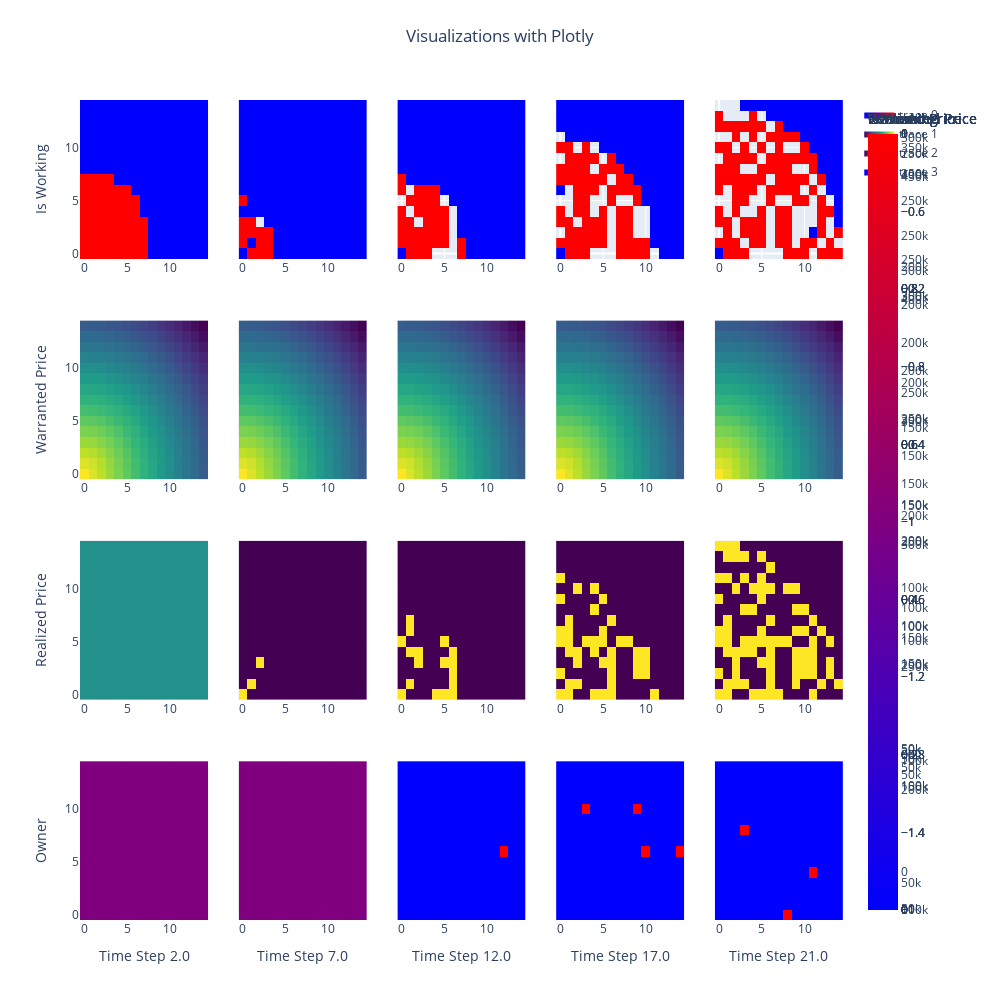

The notebook cell saved with this chart:
### Code cell
# Heatmap grid fast, plotly - 5 plots 5 data

# Define the names for each row
row_names = ['Is Working', 'Warranted Price', 'Realized Price', 'Owner']

# Create subplots with Plotly
fig = sp.make_subplots(rows=4, cols=time_steps_to_plot, shared_yaxes=True)

# Define a custom color scale for the heatmap
color_scale = [[0, 'blue'], [1, 'red']]

# Create a list to store the titles for the columns
column_titles = []

# Set a fixed height for each row
row_height = 0.2  # You can adjust the height as needed

for i in range(time_steps_to_plot):
    time_step_index = min(i * time_step_interval, num_person_time_steps - 1)
    time_step = person_time_steps[time_step_index]
    person_agents = person_df.query("time_step == @time_step")
    land_agents = land_df.query("time_step == @time_step")

    # Calculate the number of rows and columns for each subplot
    num_rows, num_cols = 2, 3  # You can adjust these values to your preference

    # Create y-axis titles for the first plot in each row
    y_titles = [row_names[j] if j == 0 else '' for j in range(4)]

    # Create an Is Working Heatmap with square aspect ratio and a colorbar
    heatmap1 = go.Heatmap(
        x=person_agents['x'],
        y=person_agents['y'],
        z=person_agents['is_working'],
        colorscale=color_scale,
        colorbar=dict(title='Is Working'),
        showlegend=(i == 0)  # Show legend for the first plot in each row
    )
    fig.add_trace(heatmap1, row=1, col=i+1)

    # Create a Warranted Price Heatmap with square aspect ratio and a colorbar
    heatmap2 = go.Heatmap(
        x=land_agents['x'],
        y=land_agents['y'],
        z=land_agents['warranted_price'],
        colorscale='Viridis',
        colorbar=dict(title='Warranted Price'),
        showlegend=(i == 0)  # Show legend for the first plot in each row
    )
    fig.add_trace(heatmap2, row=2, col=i+1)

    # Create a Realized Price Heatmap with square aspect ratio and a colorbar
    heatmap3 = go.Heatmap(
        x=land_agents['x'],
        y=land_agents['y'],
        z=land_agents['realized_price'],
        colorscale='Viridis',
        colorbar=dict(title='Realized Price'),
        showlegend=(i == 0)  # Show legend for the first plot in each row
    )
    fig.add_trace(heatmap3, row=3, col=i+1)

    # Create an Owner Heatmap with square aspect ratio and a colorbar
    heatmap4 = go.Heatmap(
        x=land_agents['x'],
        y=land_agents['y'],
        z=land_agents['person_vs_investor_owner'],
        colorscale=color_scale,
        colorbar=dict(title='Owner'),
        showlegend=(i == 0)  # Show legend for the first plot in the last row
    )
    fig.add_trace(heatmap4, row=4, col=i+1)

    # Add the time step as a column title
    column_titles.append(f'Time Step {time_step}')

# Update the layout to set y-axis titles
for j, title in enumerate(row_names):
    fig.update_yaxes(title_text=title, row=j+1, col=1)

# Update the layout to set column titles
fig.update_layout(
    title_text="Visualizations with Plotly",
    width=1000,
    height=1000,  # Adjust the height as needed
    title_x=0.5,  # Center the title
    title_y=0.97,  # Adjust the title position
)

for i, title in enumerate(column_titles):
    fig.update_xaxes(title_text=title, row=4, col=i+1)

fig.show()

### Figure 1 — Plotly figure (JSON) as saved in the notebook; plotly's stock layout.template omitted (floating-point values rounded to 4 significant figures; data arrays with more than 128 entries replaced by an {"elided": "..."} marker saying what was removed)
{"data": [{"colorbar": {"title": {"text": "Is Working"}}, "colorscale": [[0, "blue"], [1, "red"]], "showlegend": true, "type": "heatmap", "x": {"elided": "225 int values"}, "xaxis": "x", "y": {"elided": "225 int values"}, "yaxis": "y", "z": {"elided": "225 int values"}}, {"colorbar": {"title": {"text": "Warranted Price"}}, "colorscale": [[0, "#440154"], [0.1111, "#482878"], [0.2222, "#3e4989"], [0.3333, "#31688e"], [0.4444, "#26828e"], [0.5556, "#1f9e89"], [0.6667, "#35b779"], [0.7778, "#6ece58"], [0.8889, "#b5de2b"], [1, "#fde725"]], "showlegend": true, "type": "heatmap", "x": {"elided": "225 int values"}, "xaxis": "x6", "y": {"elided": "225 int values"}, "yaxis": "y6", "z": {"elided": "225 float values"}}, {"colorbar": {"title": {"text": "Realized Price"}}, "colorscale": [[0, "#440154"], [0.1111, "#482878"], [0.2222, "#3e4989"], [0.3333, "#31688e"], [0.4444, "#26828e"], [0.5556, "#1f9e89"], [0.6667, "#35b779"], [0.7778, "#6ece58"], [0.8889, "#b5de2b"], [1, "#fde725"]], "showlegend": true, "type": "heatmap", "x": {"elided": "225 int values"}, "xaxis": "x11", "y": {"elided": "225 int values"}, "yaxis": "y11", "z": {"elided": "225 int values"}}, {"colorbar": {"title": {"text": "Owner"}}, "colorscale": [[0, "blue"], [1, "red"]], "showlegend": true, "type": "heatmap", "x": {"elided": "225 int values"}, "xaxis": "x16", "y": {"elided": "225 int values"}, "yaxis": "y16", "z": {"elided": "225 int values"}}, {"colorbar": {"title": {"text": "Is Working"}}, "colorscale": [[0, "blue"], [1, "red"]], "showlegend": false, "type": "heatmap", "x": {"elided": "253 int values"}, "xaxis": "x2", "y": {"elided": "253 int values"}, "yaxis": "y2", "z": {"elided": "253 int values"}}, {"colorbar": {"title": {"text": "Warranted Price"}}, "colorscale": [[0, "#440154"], [0.1111, "#482878"], [0.2222, "#3e4989"], [0.3333, "#31688e"], [0.4444, "#26828e"], [0.5556, "#1f9e89"], [0.6667, "#35b779"], [0.7778, "#6ece58"], [0.8889, "#b5de2b"], [1, "#fde725"]], "showlegend": false, "type": "heatmap", "x": {"elided": "225 int values"}, "xaxis": "x7", "y": {"elided": "225 int values"}, "yaxis": "y7", "z": {"elided": "225 float values"}}, {"colorbar": {"title": {"text": "Realized Price"}}, "colorscale": [[0, "#440154"], [0.1111, "#482878"], [0.2222, "#3e4989"], [0.3333, "#31688e"], [0.4444, "#26828e"], [0.5556, "#1f9e89"], [0.6667, "#35b779"], [0.7778, "#6ece58"], [0.8889, "#b5de2b"], [1, "#fde725"]], "showlegend": false, "type": "heatmap", "x": {"elided": "225 int values"}, "xaxis": "x12", "y": {"elided": "225 int values"}, "yaxis": "y12", "z": {"elided": "225 float values"}}, {"colorbar": {"title": {"text": "Owner"}}, "colorscale": [[0, "blue"], [1, "red"]], "showlegend": false, "type": "heatmap", "x": {"elided": "225 int values"}, "xaxis": "x17", "y": {"elided": "225 int values"}, "yaxis": "y17", "z": {"elided": "225 int values"}}, {"colorbar": {"title": {"text": "Is Working"}}, "colorscale": [[0, "blue"], [1, "red"]], "showlegend": false, "type": "heatmap", "x": {"elided": "261 int values"}, "xaxis": "x3", "y": {"elided": "261 int values"}, "yaxis": "y3", "z": {"elided": "261 int values"}}, {"colorbar": {"title": {"text": "Warranted Price"}}, "colorscale": [[0, "#440154"], [0.1111, "#482878"], [0.2222, "#3e4989"], [0.3333, "#31688e"], [0.4444, "#26828e"], [0.5556, "#1f9e89"], [0.6667, "#35b779"], [0.7778, "#6ece58"], [0.8889, "#b5de2b"], [1, "#fde725"]], "showlegend": false, "type": "heatmap", "x": {"elided": "225 int values"}, "xaxis": "x8", "y": {"elided": "225 int values"}, "yaxis": "y8", "z": {"elided": "225 float values"}}, {"colorbar": {"title": {"text": "Realized Price"}}, "colorscale": [[0, "#440154"], [0.1111, "#482878"], [0.2222, "#3e4989"], [0.3333, "#31688e"], [0.4444, "#26828e"], [0.5556, "#1f9e89"], [0.6667, "#35b779"], [0.7778, "#6ece58"], [0.8889, "#b5de2b"], [1, "#fde725"]], "showlegend": false, "type": "heatmap", "x": {"elided": "225 int values"}, "xaxis": "x13", "y": {"elided": "225 int values"}, "yaxis": "y13", "z": {"elided": "225 float values"}}, {"colorbar": {"title": {"text": "Owner"}}, "colorscale": [[0, "blue"], [1, "red"]], "showlegend": false, "type": "heatmap", "x": {"elided": "225 int values"}, "xaxis": "x18", "y": {"elided": "225 int values"}, "yaxis": "y18", "z": {"elided": "225 int values"}}, {"colorbar": {"title": {"text": "Is Working"}}, "colorscale": [[0, "blue"], [1, "red"]], "showlegend": false, "type": "heatmap", "x": {"elided": "252 int values"}, "xaxis": "x4", "y": {"elided": "252 int values"}, "yaxis": "y4", "z": {"elided": "252 int values"}}, {"colorbar": {"title": {"text": "Warranted Price"}}, "colorscale": [[0, "#440154"], [0.1111, "#482878"], [0.2222, "#3e4989"], [0.3333, "#31688e"], [0.4444, "#26828e"], [0.5556, "#1f9e89"], [0.6667, "#35b779"], [0.7778, "#6ece58"], [0.8889, "#b5de2b"], [1, "#fde725"]], "showlegend": false, "type": "heatmap", "x": {"elided": "225 int values"}, "xaxis": "x9", "y": {"elided": "225 int values"}, "yaxis": "y9", "z": {"elided": "225 float values"}}, {"colorbar": {"title": {"text": "Realized Price"}}, "colorscale": [[0, "#440154"], [0.1111, "#482878"], [0.2222, "#3e4989"], [0.3333, "#31688e"], [0.4444, "#26828e"], [0.5556, "#1f9e89"], [0.6667, "#35b779"], [0.7778, "#6ece58"], [0.8889, "#b5de2b"], [1, "#fde725"]], "showlegend": false, "type": "heatmap", "x": {"elided": "225 int values"}, "xaxis": "x14", "y": {"elided": "225 int values"}, "yaxis": "y14", "z": {"elided": "225 float values"}}, {"colorbar": {"title": {"text": "Owner"}}, "colorscale": [[0, "blue"], [1, "red"]], "showlegend": false, "type": "heatmap", "x": {"elided": "225 int values"}, "xaxis": "x19", "y": {"elided": "225 int values"}, "yaxis": "y19", "z": {"elided": "225 int values"}}, {"colorbar": {"title": {"text": "Is Working"}}, "colorscale": [[0, "blue"], [1, "red"]], "showlegend": false, "type": "heatmap", "x": {"elided": "200 int values"}, "xaxis": "x5", "y": {"elided": "200 int values"}, "yaxis": "y5", "z": {"elided": "200 int values"}}, {"colorbar": {"title": {"text": "Warranted Price"}}, "colorscale": [[0, "#440154"], [0.1111, "#482878"], [0.2222, "#3e4989"], [0.3333, "#31688e"], [0.4444, "#26828e"], [0.5556, "#1f9e89"], [0.6667, "#35b779"], [0.7778, "#6ece58"], [0.8889, "#b5de2b"], [1, "#fde725"]], "showlegend": false, "type": "heatmap", "x": {"elided": "225 int values"}, "xaxis": "x10", "y": {"elided": "225 int values"}, "yaxis": "y10", "z": {"elided": "225 float values"}}, {"colorbar": {"title": {"text": "Realized Price"}}, "colorscale": [[0, "#440154"], [0.1111, "#482878"], [0.2222, "#3e4989"], [0.3333, "#31688e"], [0.4444, "#26828e"], [0.5556, "#1f9e89"], [0.6667, "#35b779"], [0.7778, "#6ece58"], [0.8889, "#b5de2b"], [1, "#fde725"]], "showlegend": false, "type": "heatmap", "x": {"elided": "225 int values"}, "xaxis": "x15", "y": {"elided": "225 int values"}, "yaxis": "y15", "z": {"elided": "225 float values"}}, {"colorbar": {"title": {"text": "Owner"}}, "colorscale": [[0, "blue"], [1, "red"]], "showlegend": false, "type": "heatmap", "x": {"elided": "225 int values"}, "xaxis": "x20", "y": {"elided": "225 int values"}, "yaxis": "y20", "z": {"elided": "225 int values"}}], "layout": {"height": 1000, "title": {"text": "Visualizations with Plotly", "x": 0.5, "y": 0.97}, "width": 1000, "xaxis": {"anchor": "y", "domain": [0, 0.168]}, "xaxis10": {"anchor": "y10", "domain": [0.832, 1]}, "xaxis11": {"anchor": "y11", "domain": [0, 0.168]}, "xaxis12": {"anchor": "y12", "domain": [0.208, 0.376]}, "xaxis13": {"anchor": "y13", "domain": [0.416, 0.584]}, "xaxis14": {"anchor": "y14", "domain": [0.624, 0.792]}, "xaxis15": {"anchor": "y15", "domain": [0.832, 1]}, "xaxis16": {"anchor": "y16", "domain": [0, 0.168], "title": {"text": "Time Step 2.0"}}, "xaxis17": {"anchor": "y17", "domain": [0.208, 0.376], "title": {"text": "Time Step 7.0"}}, "xaxis18": {"anchor": "y18", "domain": [0.416, 0.584], "title": {"text": "Time Step 12.0"}}, "xaxis19": {"anchor": "y19", "domain": [0.624, 0.792], "title": {"text": "Time Step 17.0"}}, "xaxis2": {"anchor": "y2", "domain": [0.208, 0.376]}, "xaxis20": {"anchor": "y20", "domain": [0.832, 1], "title": {"text": "Time Step 21.0"}}, "xaxis3": {"anchor": "y3", "domain": [0.416, 0.584]}, "xaxis4": {"anchor": "y4", "domain": [0.624, 0.792]}, "xaxis5": {"anchor": "y5", "domain": [0.832, 1]}, "xaxis6": {"anchor": "y6", "domain": [0, 0.168]}, "xaxis7": {"anchor": "y7", "domain": [0.208, 0.376]}, "xaxis8": {"anchor": "y8", "domain": [0.416, 0.584]}, "xaxis9": {"anchor": "y9", "domain": [0.624, 0.792]}, "yaxis": {"anchor": "x", "domain": [0.8063, 1], "title": {"text": "Is Working"}}, "yaxis10": {"anchor": "x10", "domain": [0.5375, 0.7312], "matches": "y6", "showticklabels": false}, "yaxis11": {"anchor": "x11", "domain": [0.2687, 0.4625], "title": {"text": "Realized Price"}}, "yaxis12": {"anchor": "x12", "domain": [0.2687, 0.4625], "matches": "y11", "showticklabels": false}, "yaxis13": {"anchor": "x13", "domain": [0.2687, 0.4625], "matches": "y11", "showticklabels": false}, "yaxis14": {"anchor": "x14", "domain": [0.2687, 0.4625], "matches": "y11", "showticklabels": false}, "yaxis15": {"anchor": "x15", "domain": [0.2687, 0.4625], "matches": "y11", "showticklabels": false}, "yaxis16": {"anchor": "x16", "domain": [0, 0.1938], "title": {"text": "Owner"}}, "yaxis17": {"anchor": "x17", "domain": [0, 0.1938], "matches": "y16", "showticklabels": false}, "yaxis18": {"anchor": "x18", "domain": [0, 0.1938], "matches": "y16", "showticklabels": false}, "yaxis19": {"anchor": "x19", "domain": [0, 0.1938], "matches": "y16", "showticklabels": false}, "yaxis2": {"anchor": "x2", "domain": [0.8063, 1], "matches": "y", "showticklabels": false}, "yaxis20": {"anchor": "x20", "domain": [0, 0.1938], "matches": "y16", "showticklabels": false}, "yaxis3": {"anchor": "x3", "domain": [0.8063, 1], "matches": "y", "showticklabels": false}, "yaxis4": {"anchor": "x4", "domain": [0.8063, 1], "matches": "y", "showticklabels": false}, "yaxis5": {"anchor": "x5", "domain": [0.8063, 1], "matches": "y", "showticklabels": false}, "yaxis6": {"anchor": "x6", "domain": [0.5375, 0.7312], "title": {"text": "Warranted Price"}}, "yaxis7": {"anchor": "x7", "domain": [0.5375, 0.7312], "matches": "y6", "showticklabels": false}, "yaxis8": {"anchor": "x8", "domain": [0.5375, 0.7312], "matches": "y6", "showticklabels": false}, "yaxis9": {"anchor": "x9", "domain": [0.5375, 0.7312], "matches": "y6", "showticklabels": false}}}
